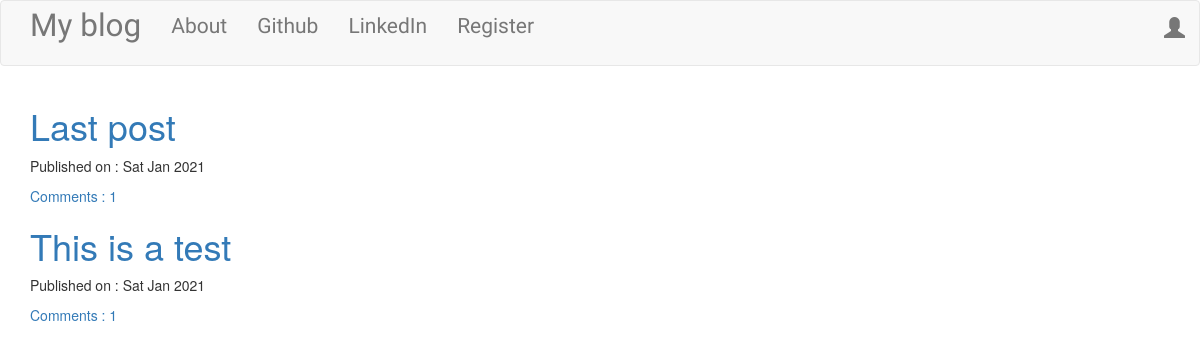
Before: / with the older database file.
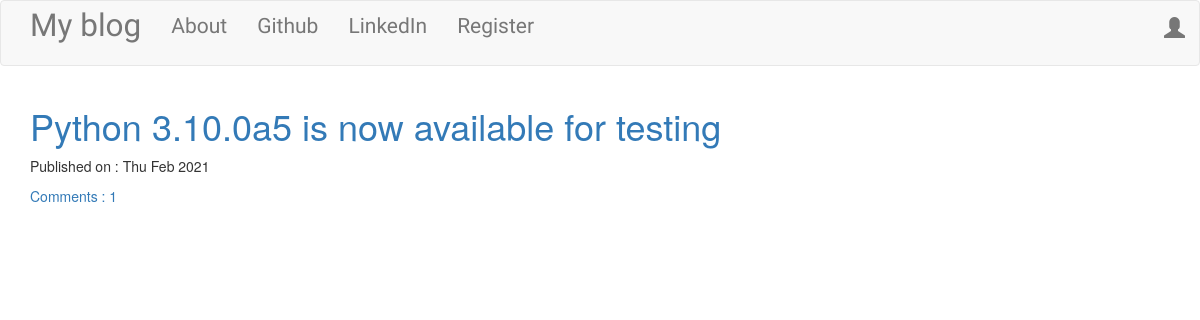
After: the same page with the newer database file.
### blog/models.py (models this page shows, shortened)
class Post(models.Model):
    author = models.ForeignKey('auth.User',on_delete=models.CASCADE)
    title = models.CharField(max_length=200)
    text = models.TextField()
    created_date = models.DateTimeField(default=timezone.now())
    published_date = models.DateTimeField(blank=True,null=True)
    def approve_comments(self):
        return self.comments.filter(approved_comment=True)

### blog/views.py (the view)
# urls.py: path('',views.PostListView.as_view(),name='post_list'),
class PostListView(ListView):
    model = Post
    def get_queryset(self):
        return Post.objects.filter(published_date__lte=timezone.now()).order_by('-published_date')

### blog/templates/blog/post_list.html
{%extends 'blog/base.html'%}
{%block content%}
<div class="centerstage">
  {%if post_list%}
    {%for post in post_list%}
      <div class="post">
        <h1><a href="{%url 'post_detail' pk=post.pk %}">{{post.title}}</a></h1>
        <div class="date">
          <p>Published on : {{post.published_date| date:"D M Y"}}</p>
        </div>
        <a href="{% url 'post_detail' pk=post.pk %}">Comments : {{post.approve_comments.count}}</a>
      </div>
    {%endfor%}
  {%else%}
      <hr>
      <p class='techfont'>No draft available</p>
  {%endif%}
</div>
{%endblock%}

Changed rows visible on the page:
removed Post: title "Last post", published_date "Sat Jan 2021", approve_comments.count "1"
changed Post id 1: title "This is a test" → "Python 3.10.0a5 is now available for testing"; published_date "Sat Jan 2021" → "Thu Feb 2021"
